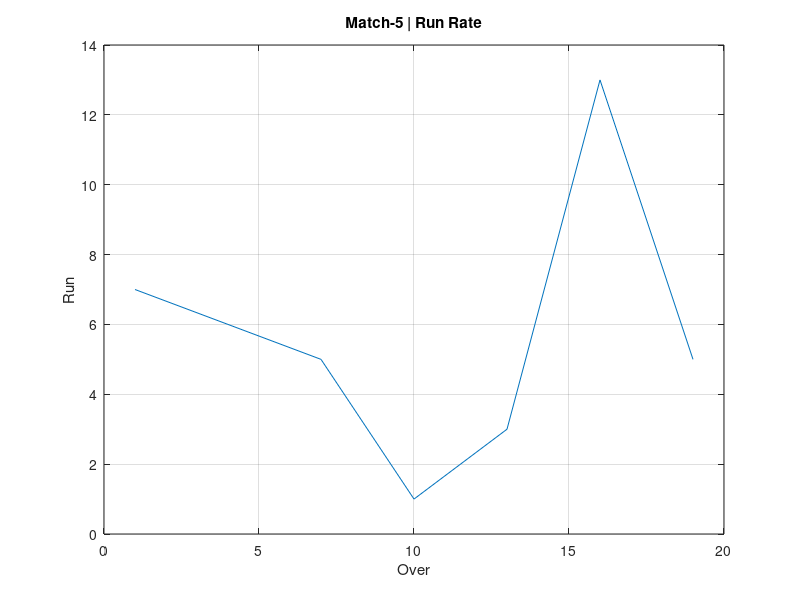

Source code (MATLAB):
%Data Visualization
%Plotting Data

A= [ 1 :3:20 ]
B = [ 7 6 5 1 3 13 5 ]


figure
plot(A,B)
xlabel('Over')
ylabel('Run')
title('Match-5 | Run Rate')
grid on



